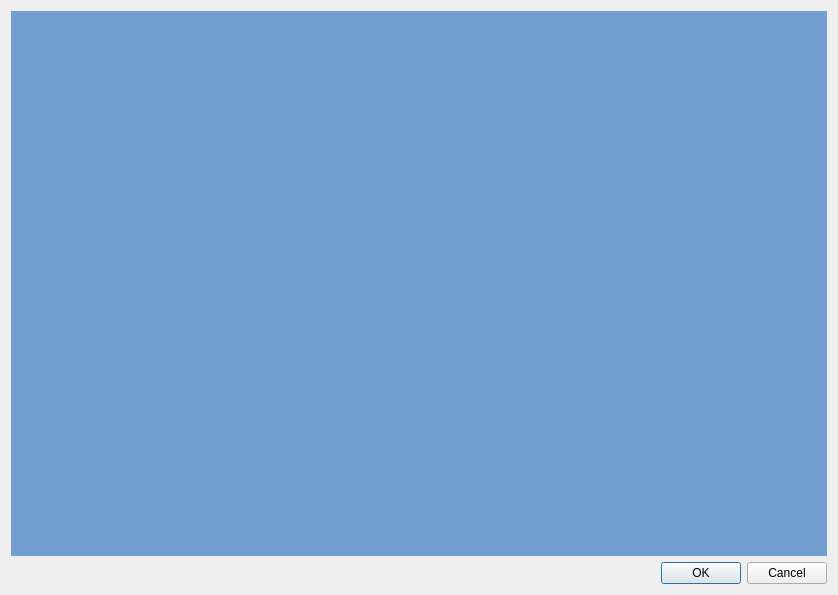
<?xml version="1.0" encoding="UTF-8"?>
<ui version="4.0">
 <class>ATSDlgPortfolio</class>
 <widget class="QDialog" name="ATSDlgPortfolio">
  <property name="geometry">
   <rect>
    <x>0</x>
    <y>0</y>
    <width>838</width>
    <height>595</height>
   </rect>
  </property>
  <property name="windowTitle">
   <string>Portfolio</string>
  </property>
  <layout class="QVBoxLayout" name="verticalLayout">
   <item>
    <widget class="QCustomPlot" name="portfolioPlot" native="true">
     <property name="styleSheet">
      <string notr="true">background-color: rgb(114, 159, 207);</string>
     </property>
    </widget>
   </item>
   <item>
    <widget class="QDialogButtonBox" name="buttonBox">
     <property name="orientation">
      <enum>Qt::Horizontal</enum>
     </property>
     <property name="standardButtons">
      <set>QDialogButtonBox::Cancel|QDialogButtonBox::Ok</set>
     </property>
    </widget>
   </item>
  </layout>
 </widget>
 <customwidgets>
  <customwidget>
   <class>QCustomPlot</class>
   <extends>QWidget</extends>
   <header location="global">thirdparty/qcustomplot.h</header>
   <container>1</container>
  </customwidget>
 </customwidgets>
 <resources/>
 <connections>
  <connection>
   <sender>buttonBox</sender>
   <signal>accepted()</signal>
   <receiver>ATSDlgPortfolio</receiver>
   <slot>accept()</slot>
   <hints>
    <hint type="sourcelabel">
     <x>248</x>
     <y>254</y>
    </hint>
    <hint type="destinationlabel">
     <x>157</x>
     <y>274</y>
    </hint>
   </hints>
  </connection>
  <connection>
   <sender>buttonBox</sender>
   <signal>rejected()</signal>
   <receiver>ATSDlgPortfolio</receiver>
   <slot>reject()</slot>
   <hints>
    <hint type="sourcelabel">
     <x>316</x>
     <y>260</y>
    </hint>
    <hint type="destinationlabel">
     <x>286</x>
     <y>274</y>
    </hint>
   </hints>
  </connection>
 </connections>
</ui>
